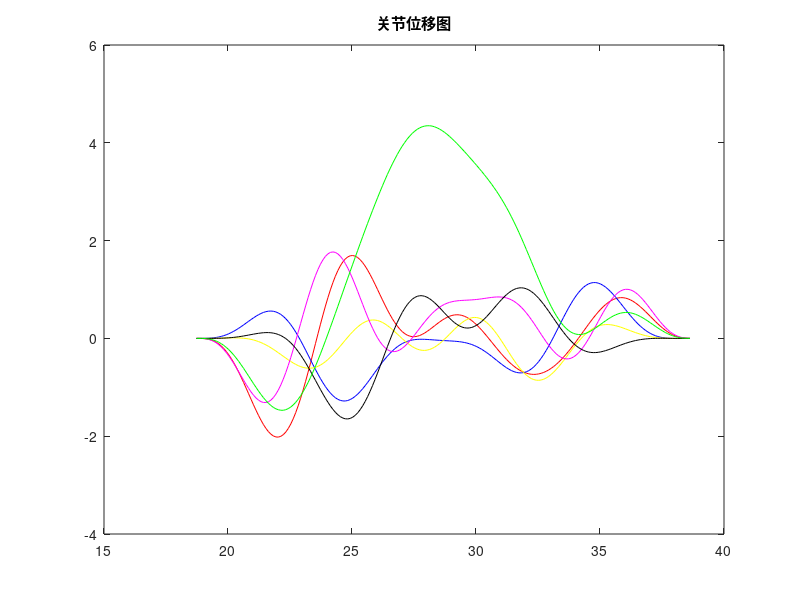
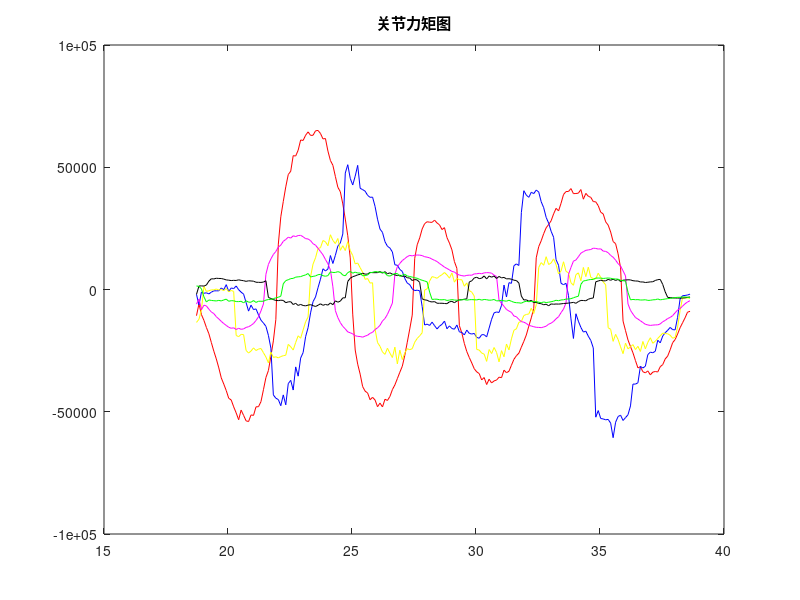

MATLAB code to generate these figures, in order:
x = load('q_filer_before_excite.mat');
data = getfield(x,'ans');
t = data(1,:);
q1 = data(2,:);
q2 = data(3,:);
q3 = data(4,:);
q4 = data(5,:);
q5 = data(6,:);
q6 = data(7,:);

figure(1);
plot(t,q1,'r');
hold on;
plot(t,q2,'b');
hold on;
plot(t,q3,'y');
hold on;
plot(t,q4,'m');
hold on;
plot(t,q5,'k');
hold on;
plot(t,q6,'g');
title("关节位移图");

torque = load('t_filer_before_excite.mat');
tor = getfield(torque,'ans');
t1 = tor(2,:);
t2 = tor(3,:);
t3 = tor(4,:);
t4 = tor(5,:);
t5 = tor(6,:);
t6 = tor(7,:);
figure(2);
plot(t,t1,'r');
hold on;
plot(t,t2,'b');
hold on;
plot(t,t3,'y');
hold on;
plot(t,t4,'m');
hold on;
plot(t,t5,'k');
hold on;
plot(t,t6,'g');
title("关节力矩图");
